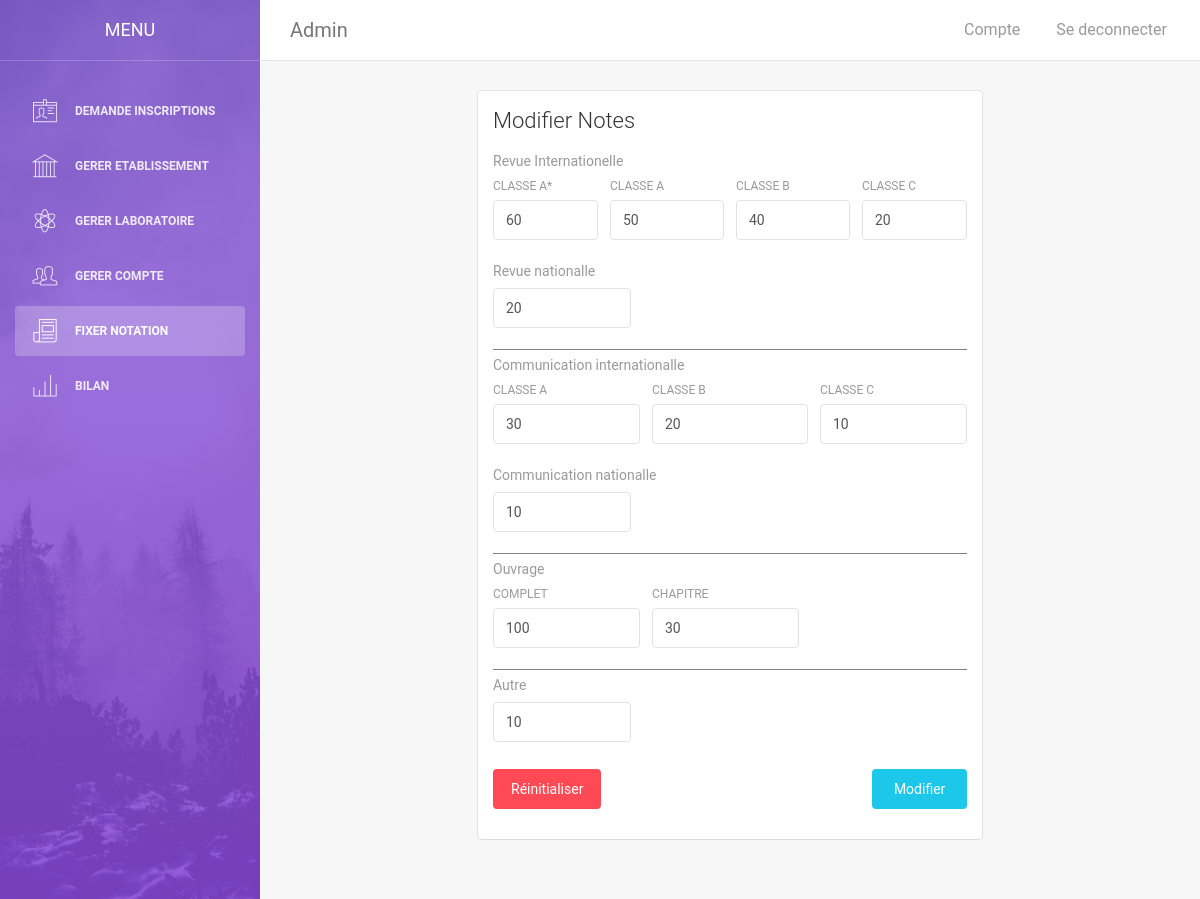
The page /adminFixerNotation.php (signed in) on the database its author committed.
### tables this page shows
CREATE TABLE `systemenotes` (
  `revueInterAA` int(2) NOT NULL,
  `revueInterA` int(2) NOT NULL,
  `revueInterB` int(2) NOT NULL,
  `revueInterC` int(2) NOT NULL,
  `revueNat` int(2) NOT NULL,
  `autre` int(2) NOT NULL,
  `comInterA` int(2) NOT NULL,
  `comInterB` int(2) NOT NULL,
  `comInterC` int(2) NOT NULL,
  `comNat` int(2) NOT NULL,
  `chapitreOuvrage` int(2) NOT NULL,
  `ouvrage` int(2) NOT NULL,
  `id` int(1) NOT NULL
);

### adminFixerNotation.php (the view, shortened to what this page needs)
<?php
    require_once("config.php");
    $sql = "SELECT * FROM systemeNotes WHERE id = '1' ";
    if($result = mysqli_query($db,$sql)){
        $row = mysqli_fetch_array($result);
        $revueInterAA = $row["revueInterAA"];
        $revueInterA = $row["revueInterA"];
        $revueInterB = $row["revueInterB"];
        $revueInterC = $row["revueInterC"];
        $revueNat = $row["revueNat"];
        $autre = $row["autre"];
        $comInterA = $row["comInterA"];
        $comInterB = $row["comInterB"];
        $comInterC = $row["comInterC"];
        $comNat = $row["comNat"];
        $chapitreOuvrage = $row["chapitreOuvrage"];
        $ouvrage = $row["ouvrage"];
    }
?>
<!doctype html>
<html lang="en">
<head>
    <link href="assets/css/bootstrap.min.css" rel="stylesheet" />
    <link href="assets/css/animate.min.css" rel="stylesheet"/>
    <link href="assets/css/light-bootstrap-dashboard.css?v=1.4.0" rel="stylesheet"/>
    <link href="assets/css/demo.css" rel="stylesheet" />
    <link href="assets/css/pe-icon-7-stroke.css" rel="stylesheet" />
    <link rel="stylesheet" href="assets/select/bootstrap-select.min.css">
</head>
<body>
    <div class="sidebar" data-color="purple" data-image="assets/img/sidebar-5.jpg">
    	<div class="sidebar-wrapper">
            <div class="logo">
                <a href="#" class="simple-text">
                    Menu
                </a>
            </div>
            <ul class="nav">
            <li>
                    <a href="adminGererDemande.php">
                        <i class="pe-7s-id"></i>
                        <p>Demande inscriptions</p>
                    </a>
                </li>
                <li>
                    <a href="adminGererEtab.php">
                        <i class="pe-7s-culture"></i>
                        <p>Gerer Etablissement</p>
                    </a>
                </li>
                <li>
                    <a href="adminGererLabo.php">
                        <i class="pe-7s-science"></i>
                        <p>Gerer Laboratoire</p>
                    </a>
                </li>
                <li>
                    <a href="adminGererCompte.php">
                        <i class="pe-7s-users"></i>
                        <p>Gerer Compte</p>
                    </a>
                </li>
                <li class="active">
                    <a href="adminFixerNotation.php">
                        <i class="pe-7s-news-paper"></i>
                        <p>Fixer Notation</p>
                    </a>
                </li>
                <li>
                    <a href="bilan.php">
                        <i class="pe-7s-graph3"></i>
                        <p>Bilan</p>
                    </a>
                </li>
            </ul>
    	</div>
    </div>
    <div class="main-panel">
		<nav class="navbar navbar-default navbar-fixed">
            <div class="container-fluid">
                <div class="navbar-header">
                    <div class="navbar-brand" >Admin</div>
                </div>
                <div class="collapse navbar-collapse">
                    <ul class="nav navbar-nav navbar-left">
                        <li>
                           <a href="">
                            </a>
                        </li>
                    </ul>
                    <ul class="nav navbar-nav navbar-right">
                    <li>
                            <a href="adminCompte.php">
                                <p>Compte</p>
                            </a>
                        </li>
                        <li>
                            <a id="seDeconnecter" href="index.php?logout=1">
                                <p>Se deconnecter</p>
                            </a>
                        </li>
                    </ul>
                </div>
            </div>
        </nav>
        <div style="position:relative; width:60%; left:20%; right:20%;" class="content">
            <div class="container-fluid">
                <div class="card">
                    <div class="header">
                        <h4 class="title">Modifier Notes</h4>
                    </div>
                    <div class="content">
                        <form action="" id="mainForm" method="post">
                            <p class="category">Revue Internationelle</p>
                            <div class="row">
                                <div class="col-md-3">
                                    <div class="form-group">
                                        <label class="inline-label">classe A*</label>
                                        <input min="1" max="1000" onClick="this.select();" value="<?php echo $revueInterAA;?>" class="form-control" type="number" name="revueInterAA" required>
                                    </div>
                                </div>
                                <div class="col-md-3">
                                    <div class="form-group">
                                        <label class="inline-label">classe A</label>
                                        <input min="1" max="1000" onClick="this.select();" value="<?php echo $revueInterA;?>" class="form-control" type="number" name="revueInterA" required>
                                    </div>
                                </div>
                                <div class="col-md-3">
                                    <div class="form-group">
                                        <label class="inline-label">classe b</label>
                                        <input min="1" max="1000" onClick="this.select();" value="<?php echo $revueInterB;?>" class="form-control" type="number" name="revueInterB" required>
                                    </div>
                                </div>
                                <div class="col-md-3">
                                    <div class="form-group">
                                        <label class="inline-label">classe C</label>
                                        <input min="1" max="1000" onClick="this.select();" value="<?php echo $revueInterC;?>" class="form-control" type="number" name="revueInterC" required>
                                    </div>
                                </div>
                            </div>
                            <p class="category">Revue nationalle</p>
                            <div class="row">
                                <div class="col-md-4">
                                    <div class="form-group">
                                        <input min="1" max="1000" onClick="this.select();" value="<?php echo $revueNat;?>" class="form-control" type="number" name="revueNat" required>
                                    </div>
                                </div>
                            </div>
                            <div style="background:grey;width:100%;height:1px;margin-bottom:5px;"></div>
                            <p class="category">Communication internationalle</p>
                            <div class="row">
                                <div class="col-md-4">
                                    <div class="form-group">
                                        <label class="inline-label">classe a</label>
                                        <input min="1" max="1000" onClick="this.select();" value="<?php echo $comInterA;?>" class="form-control" type="number" name="comInterA" required>
                                    </div>
                                </div>
                                <div class="col-md-4">
                                    <div class="form-group">
                                        <label class="inline-label">classe b</label>
                                        <input min="1" max="1000" onClick="this.select();" value="<?php echo $comInterB;?>" class="form-control" type="number" name="comInterB" required>
                                    </div>
                                </div>
                                <div class="col-md-4">
                                    <div class="form-group">
                                        <label class="inline-label">classe c</label>
                                        <input min="1" max="1000" onClick="this.select();" value="<?php echo $comInterC;?>" class="form-control" type="number" name="comInterC" required>
                                    </div>
                                </div>
                            </div>
                            <p class="category">Communication nationalle</p>
                            <div class="row">
                                <div class="col-md-4">
                                    <div class="form-group">
                                        <input min="1" max="1000" onClick="this.select();" value="<?php echo $comNat;?>" class="form-control" type="number" name="comNat" required>
                                    </div>
                                </div>
                            </div>
                            <div style="background:grey;width:100%;height:1px;margin-bottom:5px;"></div>
                            <p class="category">Ouvrage</p>
                            <div class="row">
                                <div class="col-md-4">
                                    <div class="form-group">
                                        <label class="inline-label">complet</label>
                                        <input min="1" max="1000" onClick="this.select();" value="<?php echo $ouvrage;?>" class="form-control" type="number" name="ouvrage" required>
                                    </div>
                                </div>
                                <div class="col-md-4">
                                    <div class="form-group">
                                        <label class="inline-label">chapitre</label>
                                        <input min="1" max="1000" onClick="this.select();" value="<?php echo $chapitreOuvrage;?>" class="form-control" type="number" name="chapitreOuvrage" required>
                                    </div>
                                </div>
                            </div>
                            <div style="background:grey;width:100%;height:1px;margin-bottom:5px;"></div>
                            <p class="category">Autre</p>
                            <div class="row">
                                <div class="col-md-4">
                                    <div class="form-group">
                                    <input min="1" max="1000" onClick="this.select();" value="<?php echo $autre;?>" class="form-control" type="number" name="autre" required>
                                    </div>
                                </div>
                            </div>
                            <div class="row">
                                <div class="col-md-12">
                                    <button style="width:20%;" type="submit" class="btn btn-fill btn-info pull-right ">Modifier</button>
                                    <button type="button" id="clearBtn" style="width:auto;" class="btn btn-fill btn-danger pull-left ">Réinitialiser</button>
                                </div>
                            </div>
                        </form>
                    </div>
                </div>
            </div>
        </div>
    </div>
</body>
</html>

### adminFixerNotation.php (style rules this page uses)
.inline-label { white-space: nowrap; max-width: 150px; overflow: hidden; text-overflow: ellipsis; float:left; }

### rows shown on the page
systemenotes: revueInterAA "60", revueInterA "50", revueInterB "40", revueInterC "20", revueNat "20", comInterA "30", comInterB "20", comInterC "10", comNat "10", ouvrage "100", chapitreOuvrage "30", autre "10"
